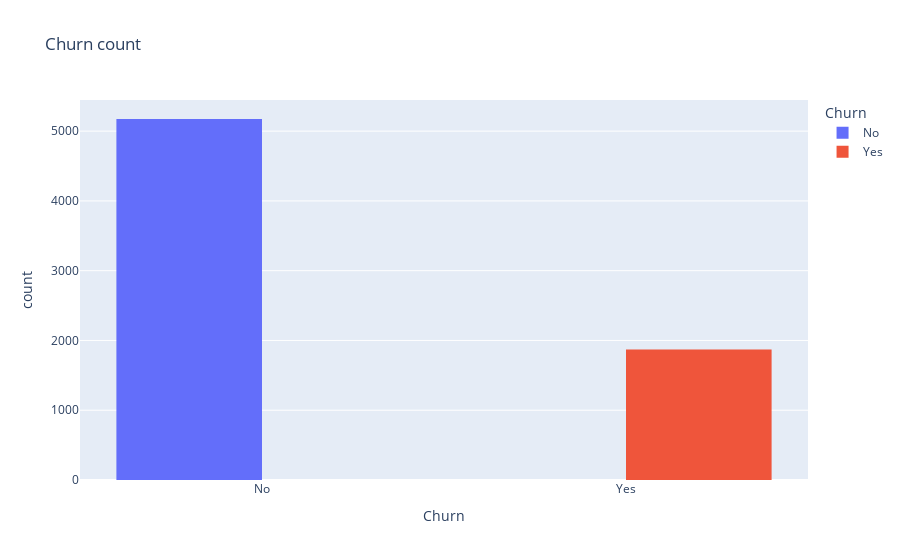

Notebook code cell kept with this figure:
### Code cell
import plotly.express as px

fig = px.histogram(df, x='Churn', color='Churn', barmode='group',title='Churn count')

fig.show()

### Figure 1 — Plotly figure (JSON) as saved in the notebook; plotly's stock layout.template omitted (floating-point values rounded to 4 significant figures; data arrays with more than 128 entries replaced by an {"elided": "..."} marker saying what was removed)
{"data": [{"alignmentgroup": "True", "bingroup": "x", "hovertemplate": "Churn=%{x}<br>count=%{y}<extra></extra>", "legendgroup": "No", "marker": {"color": "#636efa", "pattern": {"shape": ""}}, "name": "No", "offsetgroup": "No", "orientation": "v", "showlegend": true, "type": "histogram", "x": {"elided": "5174 str values"}, "xaxis": "x", "yaxis": "y"}, {"alignmentgroup": "True", "bingroup": "x", "hovertemplate": "Churn=%{x}<br>count=%{y}<extra></extra>", "legendgroup": "Yes", "marker": {"color": "#EF553B", "pattern": {"shape": ""}}, "name": "Yes", "offsetgroup": "Yes", "orientation": "v", "showlegend": true, "type": "histogram", "x": {"elided": "1869 str values"}, "xaxis": "x", "yaxis": "y"}], "layout": {"barmode": "group", "legend": {"title": {"text": "Churn"}, "tracegroupgap": 0}, "title": {"text": "Churn count"}, "xaxis": {"anchor": "y", "categoryarray": ["No", "Yes"], "categoryorder": "array", "domain": [0, 1], "title": {"text": "Churn"}}, "yaxis": {"anchor": "x", "domain": [0, 1], "title": {"text": "count"}}}}
